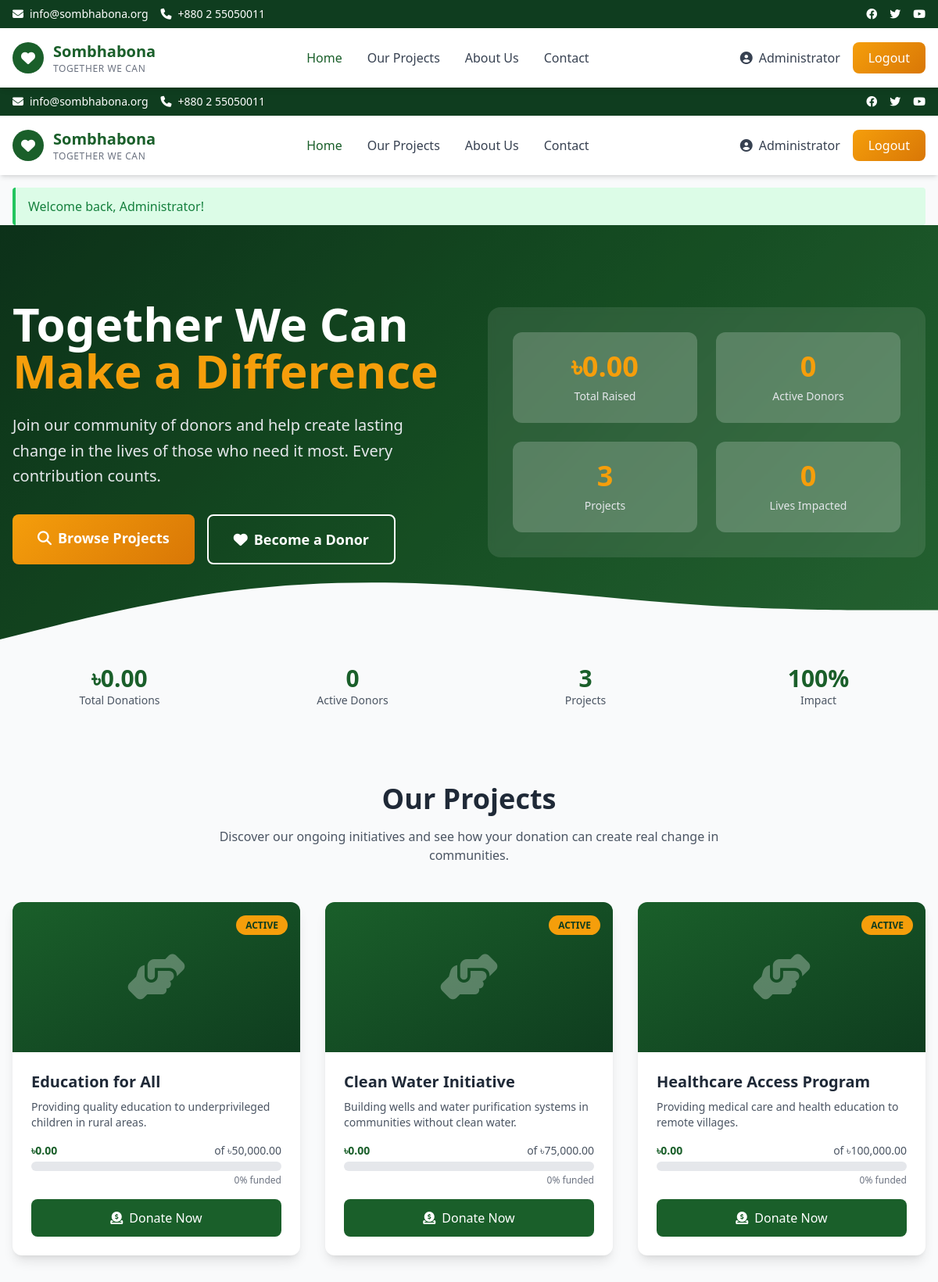
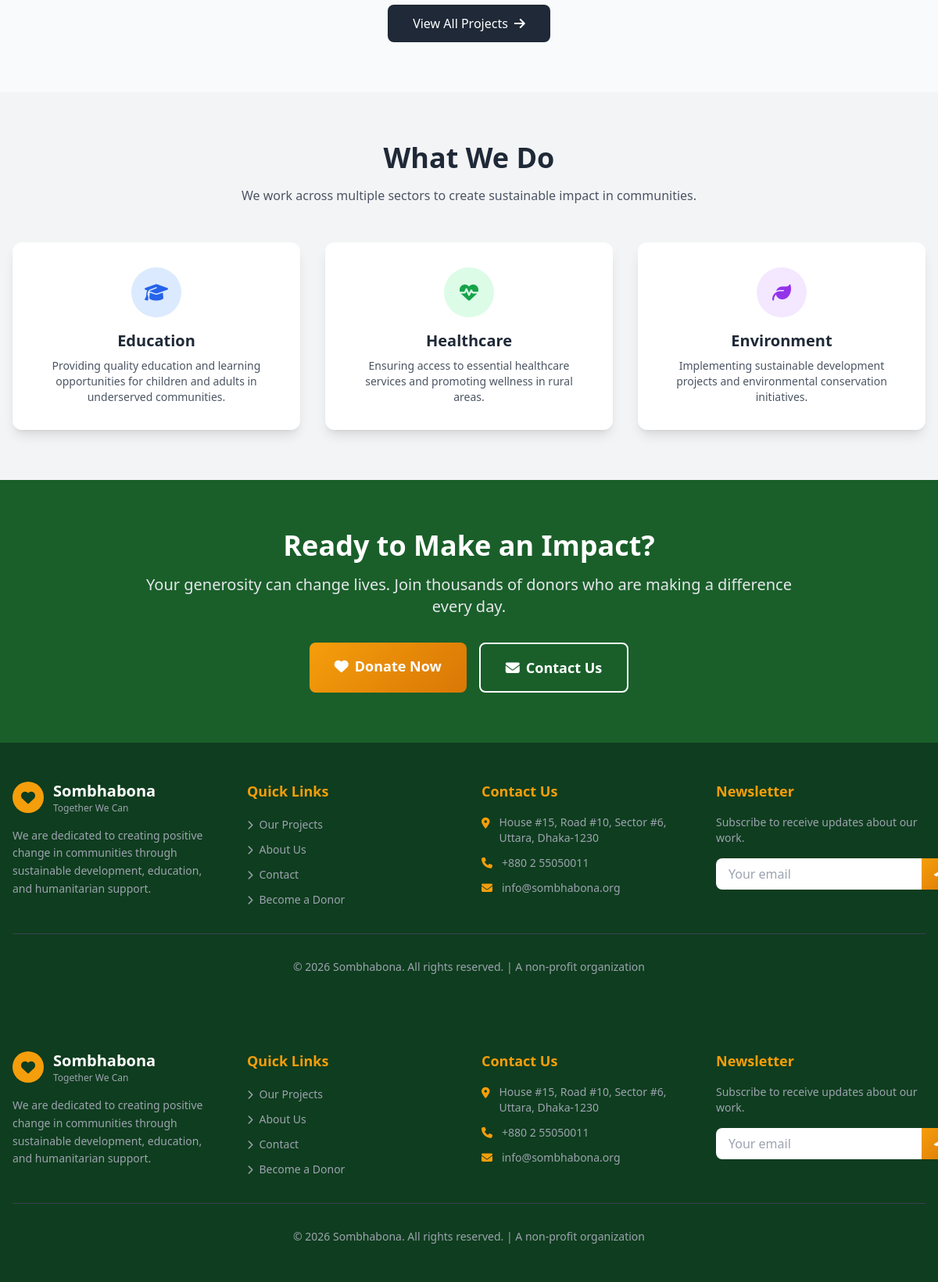
The page / (signed in) on the database its author committed (2 pictures, top to bottom).
### tables this page shows
CREATE TABLE IF NOT EXISTS projects (
    id BIGINT UNSIGNED AUTO_INCREMENT PRIMARY KEY,
    title VARCHAR(255) NOT NULL,
    slug VARCHAR(255) UNIQUE NOT NULL,
    short_description VARCHAR(500),
    full_description TEXT,
    target_amount DECIMAL(15, 2) NOT NULL DEFAULT 0.00,
    raised_amount DECIMAL(15, 2) DEFAULT 0.00,
    image_path VARCHAR(255),
    status ENUM('draft', 'active', 'completed', 'paused') DEFAULT 'draft',
    start_date DATE DEFAULT NULL,
    end_date DATE DEFAULT NULL,
    created_by BIGINT UNSIGNED DEFAULT NULL,
    created_at TIMESTAMP DEFAULT CURRENT_TIMESTAMP,
    updated_at TIMESTAMP DEFAULT CURRENT_TIMESTAMP ON UPDATE CURRENT_TIMESTAMP,
    FOREIGN KEY (created_by) REFERENCES users(id) ON DELETE SET NULL
);

### views/home.php (the view, shortened to what the rows shown need)
<section class="hero-gradient text-white relative overflow-hidden">
    <div class="absolute inset-0 bg-black opacity-20"></div>
    <div class="max-w-7xl mx-auto px-4 py-24 relative z-10">
        <div class="grid grid-cols-1 lg:grid-cols-2 gap-12 items-center">
            <div>
                <h1 class="text-4xl md:text-5xl lg:text-6xl font-bold mb-6 leading-tight">
                    Together We Can <span class="text-ngo-secondary">Make a Difference</span>
                </h1>
                <p class="text-xl text-gray-200 mb-8 leading-relaxed">
                    Join our community of donors and help create lasting change in the lives of those who need it most. Every contribution counts.
                </p>
                <div class="flex flex-col sm:flex-row gap-4">
                    <a href="/projects" class="btn-primary text-white px-8 py-4 rounded-lg font-bold text-lg text-center hover:shadow-xl transition">
                        <i class="fas fa-search mr-2"></i>Browse Projects
                    </a>
                    <a href="/register" class="bg-transparent border-2 border-white text-white px-8 py-4 rounded-lg font-bold text-lg text-center hover:bg-white hover:text-ngo-primary transition">
                        <i class="fas fa-heart mr-2"></i>Become a Donor
                    </a>
                </div>
            </div>
            <div class="hidden lg:block">
                <div class="bg-white/10 backdrop-blur-sm rounded-2xl p-8">
                    <div class="grid grid-cols-2 gap-6 text-center">
                        <div class="bg-white/20 rounded-xl p-6">
                            <div class="text-4xl font-bold text-ngo-secondary mb-2"><?= formatCurrency($totalDonations) ?></div>
                            <div class="text-sm text-gray-200">Total Raised</div>
                        </div>
                        <div class="bg-white/20 rounded-xl p-6">
                            <div class="text-4xl font-bold text-ngo-secondary mb-2"><?= number_format($donorCount) ?></div>
                            <div class="text-sm text-gray-200">Active Donors</div>
                        </div>
                        <div class="bg-white/20 rounded-xl p-6">
                            <div class="text-4xl font-bold text-ngo-secondary mb-2"><?= number_format($projectCount) ?></div>
                            <div class="text-sm text-gray-200">Projects</div>
                        </div>
                        <div class="bg-white/20 rounded-xl p-6">
                            <div class="text-4xl font-bold text-ngo-secondary mb-2"><?= number_format(\Donation::getDonorCount()) ?></div>
                            <div class="text-sm text-gray-200">Lives Impacted</div>
                        </div>
                    </div>
                </div>
            </div>
        </div>
    </div>
    <div class="absolute bottom-0 left-0 right-0">
    </div>
</section>
<section class="bg-gray-50 py-8">
    <div class="max-w-7xl mx-auto px-4">
        <div class="grid grid-cols-2 md:grid-cols-4 gap-6 text-center">
            <div>
                <div class="text-3xl font-bold text-ngo-primary"><?= formatCurrency($totalDonations) ?></div>
                <div class="text-gray-600 text-sm">Total Donations</div>
            </div>
            <div>
                <div class="text-3xl font-bold text-ngo-primary"><?= number_format($donorCount) ?></div>
                <div class="text-gray-600 text-sm">Active Donors</div>
            </div>
            <div>
                <div class="text-3xl font-bold text-ngo-primary"><?= number_format($projectCount) ?></div>
                <div class="text-gray-600 text-sm">Projects</div>
            </div>
            <div>
                <div class="text-3xl font-bold text-ngo-primary">100%</div>
                <div class="text-gray-600 text-sm">Impact</div>
            </div>
        </div>
    </div>
</section>
<section class="py-16">
    <div class="max-w-7xl mx-auto px-4">
        <div class="text-center mb-12">
            <h2 class="text-3xl md:text-4xl font-bold text-gray-800 mb-4">Our Projects</h2>
            <p class="text-gray-600 max-w-2xl mx-auto">Discover our ongoing initiatives and see how your donation can create real change in communities.</p>
        </div>
        <?php if ($featuredProjects->isEmpty()): ?>
            <div class="text-center py-12">
                <div class="w-20 h-20 bg-gray-100 rounded-full flex items-center justify-center mx-auto mb-4">
                    <i class="fas fa-folder-open text-4xl text-gray-400"></i>
                </div>
                <p class="text-gray-500 text-lg">No projects available at the moment.</p>
                <p class="text-gray-400 text-sm mt-2">Check back soon for new initiatives.</p>
            </div>
        <?php else: ?>
            <div class="grid grid-cols-1 md:grid-cols-2 lg:grid-cols-3 gap-8">
                <?php foreach ($featuredProjects as $project): ?>
                    <div class="bg-white rounded-xl shadow-lg overflow-hidden hover:shadow-xl transition-all duration-300 group">
                        <div class="h-48 bg-gradient-to-br from-ngo-primary to-ngo-dark relative overflow-hidden">
                            <div class="absolute inset-0 flex items-center justify-center">
                                <i class="fas fa-hands-helping text-6xl text-white opacity-30"></i>
                            </div>
                            <div class="absolute top-4 right-4">
                                <span class="bg-ngo-secondary text-ngo-dark px-3 py-1 rounded-full text-xs font-bold uppercase">
                                    <?= htmlspecialchars($project->status) ?>
                                </span>
                            </div>
                        </div>
                        <div class="p-6">
                            <h3 class="text-xl font-bold text-gray-800 mb-2 group-hover:text-ngo-primary transition">
                                <?= htmlspecialchars($project->title) ?>
                            </h3>
                            <p class="text-gray-600 mb-4 text-sm line-clamp-3">
                                <?= htmlspecialchars($project->short_description) ?>
                            </p>
                            <div class="mb-4">
                                <?php $progress = $project->getProgressPercentage(); ?>
                                <div class="flex justify-between text-sm text-gray-600 mb-1">
                                    <span class="font-semibold text-ngo-primary"><?= formatCurrency($project->raised_amount) ?></span>
                                    <span>of <?= formatCurrency($project->target_amount) ?></span>
                                </div>
                                <div class="w-full bg-gray-200 rounded-full h-3">
                                </div>
                                <div class="text-right text-xs text-gray-500 mt-1"><?= min(100, $progress) ?>% funded</div>
                            </div>
                            <a href="/projects/<?= htmlspecialchars($project->slug) ?>" class="block w-full bg-ngo-primary text-white text-center py-3 rounded-lg font-medium hover:bg-ngo-dark transition">
                                <i class="fas fa-donate mr-2"></i>Donate Now
                            </a>
                        </div>
                    </div>
                <?php endforeach; ?>
            </div>
            <div class="text-center mt-10">
                <a href="/projects" class="inline-flex items-center bg-gray-800 text-white px-8 py-3 rounded-lg font-medium hover:bg-gray-700 transition">
                    View All Projects <i class="fas fa-arrow-right ml-2"></i>
                </a>
            </div>
        <?php endif; ?>
    </div>
</section>
<section class="py-16 bg-gray-100">
    <div class="max-w-7xl mx-auto px-4">
        <div class="text-center mb-12">
            <h2 class="text-3xl md:text-4xl font-bold text-gray-800 mb-4">What We Do</h2>
            <p class="text-gray-600 max-w-2xl mx-auto">We work across multiple sectors to create sustainable impact in communities.</p>
        </div>
        <div class="grid grid-cols-1 md:grid-cols-3 gap-8">
            <div class="bg-white rounded-xl shadow-lg p-8 text-center hover:shadow-xl transition">
                <div class="w-16 h-16 bg-blue-100 rounded-full flex items-center justify-center mx-auto mb-4">
                    <i class="fas fa-graduation-cap text-blue-600 text-2xl"></i>
                </div>
                <h3 class="text-xl font-bold text-gray-800 mb-2">Education</h3>
                <p class="text-gray-600 text-sm">Providing quality education and learning opportunities for children and adults in underserved communities.</p>
            </div>
            <div class="bg-white rounded-xl shadow-lg p-8 text-center hover:shadow-xl transition">
                <div class="w-16 h-16 bg-green-100 rounded-full flex items-center justify-center mx-auto mb-4">
                    <i class="fas fa-heartbeat text-green-600 text-2xl"></i>
                </div>
                <h3 class="text-xl font-bold text-gray-800 mb-2">Healthcare</h3>
                <p class="text-gray-600 text-sm">Ensuring access to essential healthcare services and promoting wellness in rural areas.</p>
            </div>
            <div class="bg-white rounded-xl shadow-lg p-8 text-center hover:shadow-xl transition">
                <div class="w-16 h-16 bg-purple-100 rounded-full flex items-center justify-center mx-auto mb-4">
                    <i class="fas fa-leaf text-purple-600 text-2xl"></i>
                </div>
                <h3 class="text-xl font-bold text-gray-800 mb-2">Environment</h3>
                <p class="text-gray-600 text-sm">Implementing sustainable development projects and environmental conservation initiatives.</p>
            </div>
        </div>
    </div>
</section>
<section class="py-16 bg-ngo-primary text-white">
    <div class="max-w-4xl mx-auto px-4 text-center">
        <h2 class="text-3xl md:text-4xl font-bold mb-4">Ready to Make an Impact?</h2>
        <p class="text-xl text-gray-200 mb-8">Your generosity can change lives. Join thousands of donors who are making a difference every day.</p>
        <div class="flex flex-col sm:flex-row justify-center gap-4">
            <a href="/register" class="btn-primary text-white px-8 py-4 rounded-lg font-bold text-lg hover:shadow-xl transition">
                <i class="fas fa-heart mr-2"></i>Donate Now
            </a>
            <a href="/contact" class="bg-transparent border-2 border-white text-white px-8 py-4 rounded-lg font-bold text-lg hover:bg-white hover:text-ngo-primary transition">
                <i class="fas fa-envelope mr-2"></i>Contact Us
            </a>
        </div>
    </div>
</section>
<?php
require_once APP_PATH . '/views/layouts/main.php';

### core/Router.php (shortened to what the rows shown need)
<?php
class Router {
    private $routes = [];
    private function addRoute($method, $path, $handler) {
        $this->routes[] = [
            'method' => $method,
            'path' => $path,
            'handler' => $handler,
        ];
    }
    public function dispatch() {
        $uri = parse_url($_SERVER['REQUEST_URI'], PHP_URL_PATH);
        $uri = rtrim($uri, '/');
        foreach ($this->routes as $route) {
            $params = $this->matchRoute($route['path'], $uri);
            if ($params !== false) {
                $this->callHandler($route['handler'], $params);
                return;
            }
        }
    }
    private function matchRoute($routePath, $uri) {
        $routeParts = explode('/', trim($routePath, '/'));
        $uriParts = explode('/', trim($uri, '/'));
        $params = [];
        return $params;
    }
    private function callHandler($handler, $params) {
        if (is_string($handler) && strpos($handler, '@') !== false) {
            list($controllerName, $method) = explode('@', $handler);
            $controllerName = 'controllers\\' . $controllerName;
            if (class_exists($controllerName)) {
                $controller = new $controllerName();
                if (method_exists($controller, $method)) {
                    call_user_func_array([$controller, $method], array_values($params));
                    return;
                }
            }
        }
        throw new Exception("Handler not found: $handler");
    }
}

### rows shown on the page
projects: status "ACTIVE", title "Education for All", short_description "Providing quality education to underprivileged children in rural areas.", raised_amount "৳0.00", target_amount "৳50,000.00", min(100, $progress) "0"
projects: status "ACTIVE", title "Clean Water Initiative", short_description "Building wells and water purification systems in communities without clean water.", raised_amount "৳0.00", target_amount "৳75,000.00", min(100, $progress) "0"
projects: status "ACTIVE", title "Healthcare Access Program", short_description "Providing medical care and health education to remote villages.", raised_amount "৳0.00", target_amount "৳100,000.00", min(100, $progress) "0"

### other values the page prints
Session::get('user_name') "Administrator"
